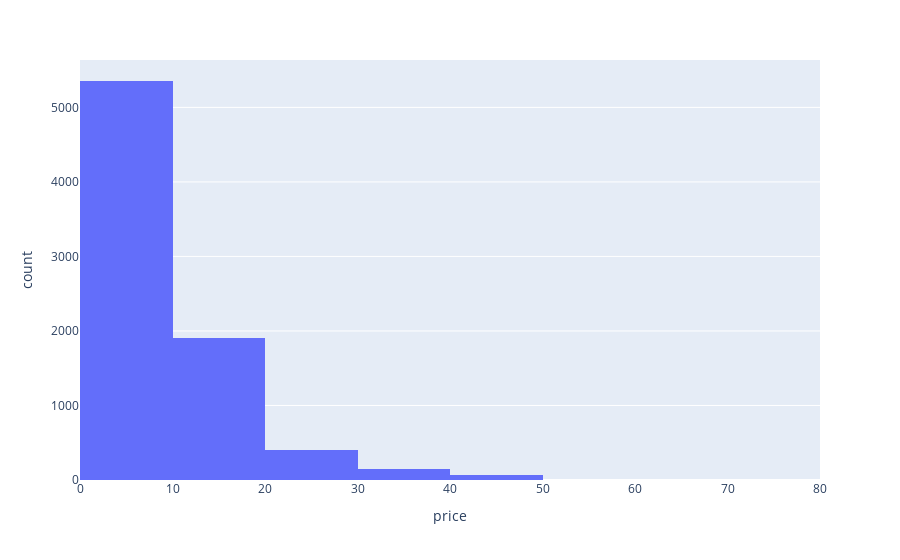
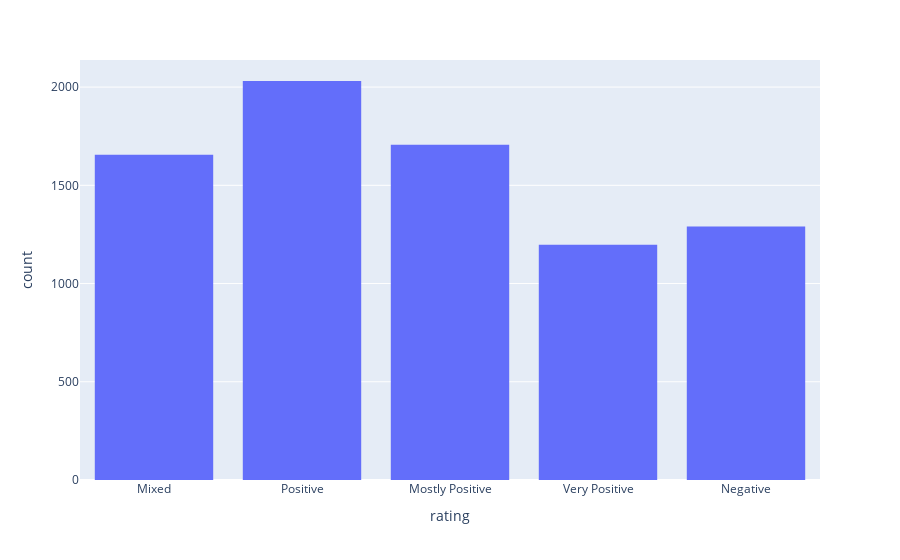
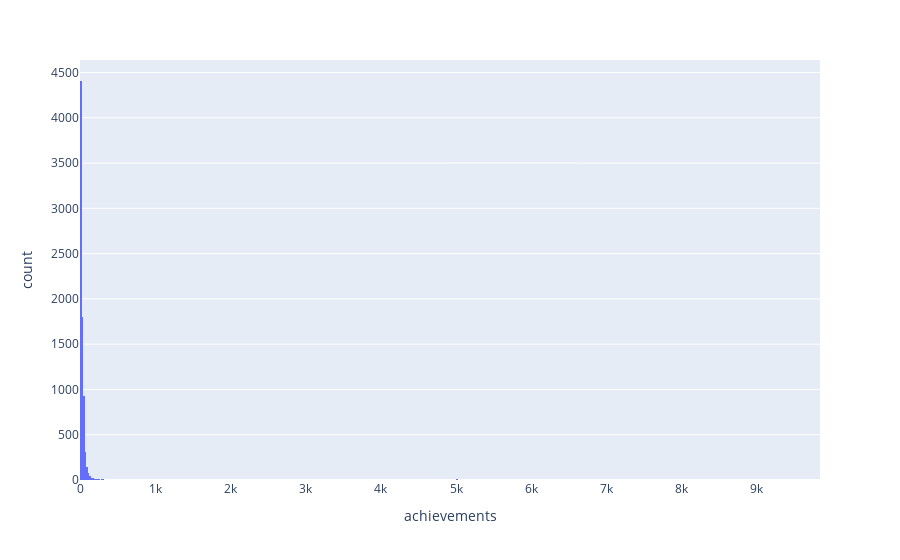
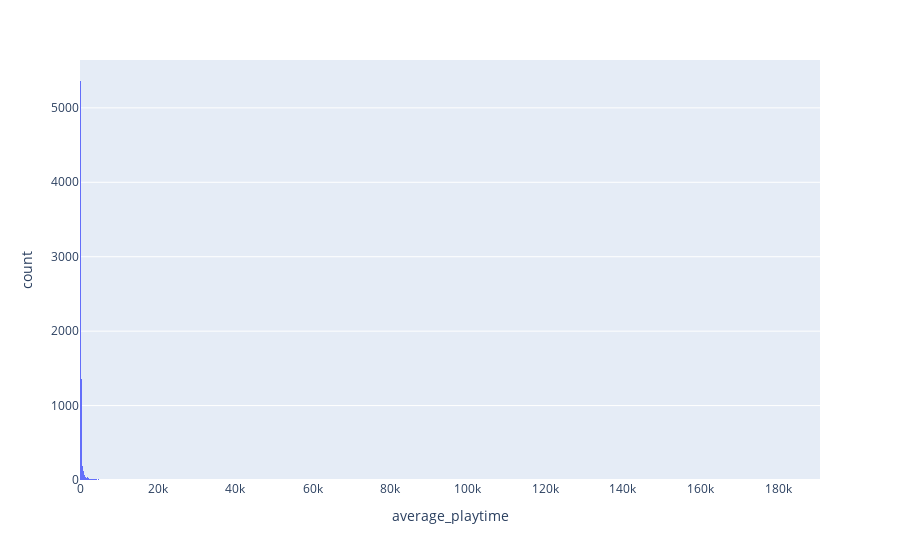

These figures' notebook cell, in order:
### Code cell
# Vemos histogramas del precio y rating para observar que tan equilibradas están las clases.

fig1 = px.histogram(df_train, x='price', nbins=10)
fig2 = px.histogram(df_train, x='rating')
fig3 = px.histogram(df_train, x='achievements')
fig4 = px.histogram(df_train, x='average_playtime')
fig5 = px.histogram(df_train, x='estimated_sells')
fig1.show()
fig2.show()
fig3.show()
fig4.show()
fig5.show()

### Figure 1 — Plotly figure (JSON) as saved in the notebook; plotly's stock layout.template omitted (floating-point values rounded to 4 significant figures; data arrays with more than 128 entries replaced by an {"elided": "..."} marker saying what was removed)
{"data": [{"alignmentgroup": "True", "bingroup": "x", "hovertemplate": "price=%{x}<br>count=%{y}<extra></extra>", "legendgroup": "", "marker": {"color": "#636efa", "pattern": {"shape": ""}}, "name": "", "nbinsx": 10, "offsetgroup": "", "orientation": "v", "showlegend": false, "type": "histogram", "x": {"elided": "7881 float values"}, "xaxis": "x", "yaxis": "y"}], "layout": {"autosize": true, "barmode": "relative", "legend": {"tracegroupgap": 0}, "margin": {"t": 60}, "xaxis": {"anchor": "y", "autorange": true, "domain": [0, 1], "range": [0, 80], "title": {"text": "price"}, "type": "linear"}, "yaxis": {"anchor": "x", "autorange": true, "domain": [0, 1], "range": [0, 5636.0], "title": {"text": "count"}}}}

### Figure 2 — Plotly figure (JSON) as saved in the notebook; plotly's stock layout.template omitted (floating-point values rounded to 4 significant figures; data arrays with more than 128 entries replaced by an {"elided": "..."} marker saying what was removed)
{"data": [{"alignmentgroup": "True", "bingroup": "x", "hovertemplate": "rating=%{x}<br>count=%{y}<extra></extra>", "legendgroup": "", "marker": {"color": "#636efa", "pattern": {"shape": ""}}, "name": "", "offsetgroup": "", "orientation": "v", "showlegend": false, "type": "histogram", "x": {"elided": "7881 str values"}, "xaxis": "x", "yaxis": "y"}], "layout": {"autosize": true, "barmode": "relative", "legend": {"tracegroupgap": 0}, "margin": {"t": 60}, "xaxis": {"anchor": "y", "autorange": true, "domain": [0, 1], "range": [-0.5, 4.5], "title": {"text": "rating"}, "type": "category"}, "yaxis": {"anchor": "x", "autorange": true, "domain": [0, 1], "range": [0, 2138.0], "title": {"text": "count"}}}}

### Figure 3 — Plotly figure (JSON) as saved in the notebook; plotly's stock layout.template omitted (floating-point values rounded to 4 significant figures; data arrays with more than 128 entries replaced by an {"elided": "..."} marker saying what was removed)
{"data": [{"alignmentgroup": "True", "bingroup": "x", "hovertemplate": "achievements=%{x}<br>count=%{y}<extra></extra>", "legendgroup": "", "marker": {"color": "#636efa", "pattern": {"shape": ""}}, "name": "", "offsetgroup": "", "orientation": "v", "showlegend": false, "type": "histogram", "x": {"elided": "7881 int values"}, "xaxis": "x", "yaxis": "y"}], "layout": {"autosize": true, "barmode": "relative", "legend": {"tracegroupgap": 0}, "margin": {"t": 60}, "xaxis": {"anchor": "y", "autorange": true, "domain": [0, 1], "range": [-0.5, 9840.0], "title": {"text": "achievements"}, "type": "linear"}, "yaxis": {"anchor": "x", "autorange": true, "domain": [0, 1], "range": [0, 4638.0], "title": {"text": "count"}}}}

### Figure 4 — Plotly figure (JSON) as saved in the notebook; plotly's stock layout.template omitted (floating-point values rounded to 4 significant figures; data arrays with more than 128 entries replaced by an {"elided": "..."} marker saying what was removed)
{"data": [{"alignmentgroup": "True", "bingroup": "x", "hovertemplate": "average_playtime=%{x}<br>count=%{y}<extra></extra>", "legendgroup": "", "marker": {"color": "#636efa", "pattern": {"shape": ""}}, "name": "", "offsetgroup": "", "orientation": "v", "showlegend": false, "type": "histogram", "x": {"elided": "7881 int values"}, "xaxis": "x", "yaxis": "y"}], "layout": {"autosize": true, "barmode": "relative", "legend": {"tracegroupgap": 0}, "margin": {"t": 60}, "xaxis": {"anchor": "y", "autorange": true, "domain": [0, 1], "range": [-0.5, 190800.0], "title": {"text": "average_playtime"}, "type": "linear"}, "yaxis": {"anchor": "x", "autorange": true, "domain": [0, 1], "range": [0, 5643.0], "title": {"text": "count"}}}}
